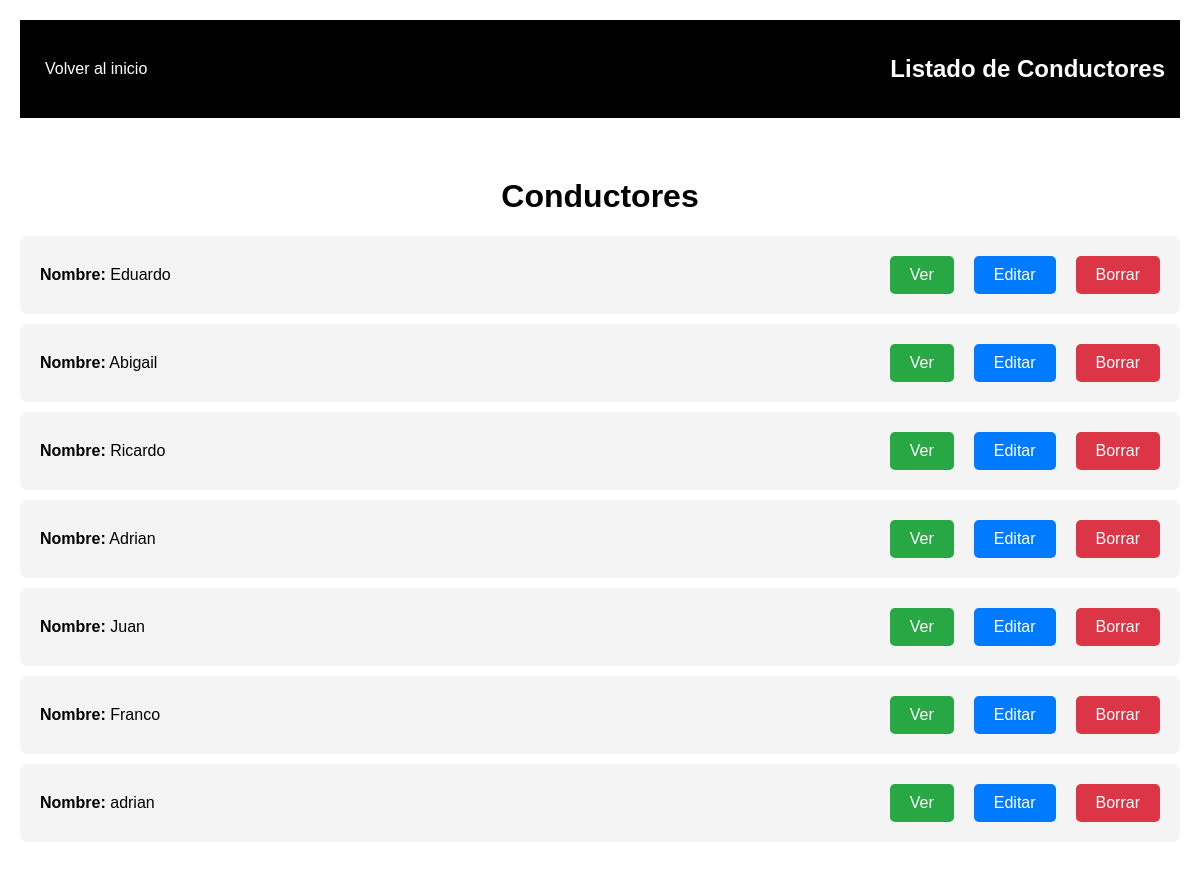
The app's page /clases/listaconductores/ (signed in) with its own data.
### App/models.py (models this page shows, shortened)
class Conductor(models.Model):
    nombre = models.CharField(max_length=30)
    apellido = models.CharField(max_length=30)
    categoria = models.CharField(max_length=30)

### App/views_clases.py (the view)
# urls.py: path('clases/listaconductores/', views_clases.ConductorListView.as_view(), name='List'),
class ConductorListView(LoginRequiredMixin, ListView):
    model = Conductor  # Modelo con el que trabaja esta vista
    context_object_name = "conductores"
    template_name = "App/conductor_list.html" # Plantilla para renderizar la lista

### App/templates/app/conductor_list.html (shortened to what this page needs)
<!DOCTYPE html>
<html lang="en">
<head>
</head>
<body>
    <div class="navbar">
        <div>
            <a href="{% url 'inicio' %}">Volver al inicio</a>
        </div>
        <div>
            <h2>Listado de Conductores</h2>
        </div>
    </div>
    <h1>Conductores</h1>
    <ul>
        {% for conductor in conductores %}
            <li>
                <p><strong>Nombre:</strong> {{ conductor.nombre }}</p>
                <div class="button-container">
                    <a class="btn btn-ver" href="{% url 'Detail' conductor.id %}">Ver</a>
                    <a class="btn btn-editar" href="{% url 'Edit' conductor.id %}">Editar</a>
                    <a class="btn btn-eliminar" href="{% url 'Delete' conductor.id %}">Borrar</a>
                </div>
            </li>
        {% endfor %}
    </ul>
</body>
</html>

### App/templates/app/conductor_list.html (style rules this page uses)
.navbar { background-color: #000; color: white; padding: 15px; display: flex; justify-content: space-between; align-items: center; }
.navbar a { color: white; text-decoration: none; padding: 10px; }
body { font-family: Arial, sans-serif; margin: 0; padding: 20px; }
h1 { margin-top: 60px; text-align: center; }
ul { list-style-type: none; padding: 0; }
li { background-color: #f4f4f4; margin: 10px 0; padding: 20px; border-radius: 8px; display: flex; justify-content: space-between; align-items: center; }
li p { margin: 0; flex-grow: 1; }
.btn { padding: 10px 20px; border: none; border-radius: 5px; cursor: pointer; text-decoration: none; color: white; font-size: 16px; margin-left: 10px; }
.btn-ver { background-color: #28a745; }
.btn-editar { background-color: #007bff; }
.btn-eliminar { background-color: #dc3545; }
.button-container { display: flex; gap: 10px; }

### records on screen
Conductor: nombre "Eduardo"
Conductor: nombre "Abigail"
Conductor: nombre "Ricardo"
Conductor: nombre "Adrian"
Conductor: nombre "Juan"
Conductor: nombre "Franco"
Conductor: nombre "adrian"
